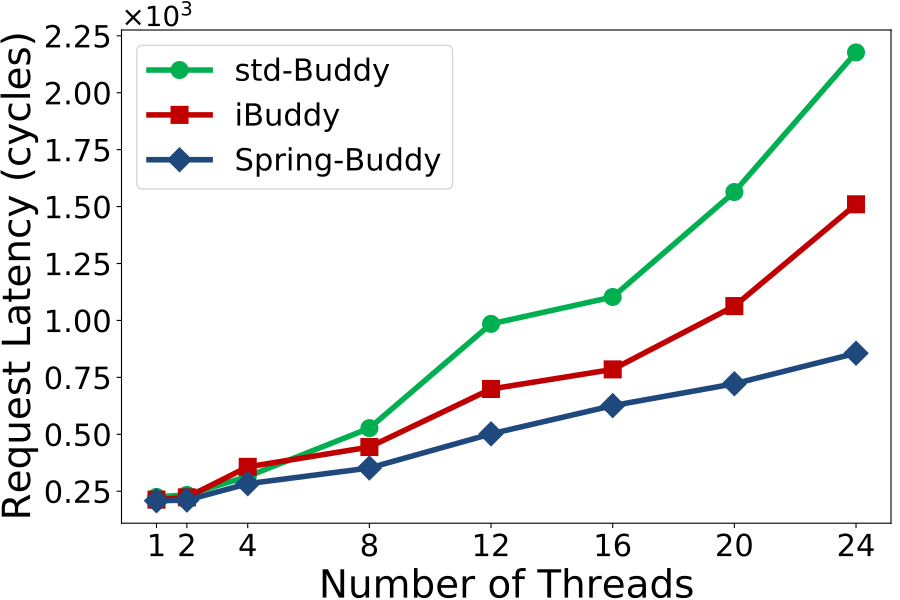

The Python source for this figure:
import sys,os
import matplotlib.pyplot as plt
import random

markerTable = {'iBuddy':'s', 'std-Buddy':'o', 'Spring-Buddy':'D'}
colorTable = {'iBuddy':'#C00000', 'std-Buddy':'#00B050', 'Spring-Buddy':'#1f497d'}


xArr = [1,2,4,8,12,16,20,24]
yDict = {
    "std-Buddy": [225, 234, 315, 527, 985, 1103, 1564, 2177],
    "iBuddy": [213, 223, 357, 444, 699, 785, 1063, 1510],
    "Spring-Buddy": [208, 211, 283, 352, 502, 626, 722, 856]
}

plt.figure(figsize=(9,6))

targetName = list(yDict.keys())

for i in range(len(targetName)):
    plt.plot(xArr, [num/1000.0 for num in yDict[targetName[i]]], label=targetName[i], linewidth=4, marker=markerTable[targetName[i]], color=colorTable[targetName[i]], markersize=12)

plt.legend(fontsize=22)
plt.xticks(fontsize=22)
plt.yticks(fontsize=22)
plt.xticks(xArr,xArr,fontsize=22)
plt.ylabel('Request Latency (cycles)', fontsize=28)
plt.xlabel('Number of Threads', fontsize=28)

xmin, xmax, ymin, ymax = plt.axis()
plt.text(xmin, ymax*1.005, r'$\times10^{%d}$'%(3),fontsize=20,ha='left')

plt.subplots_adjust(left=0.135, right=0.99, top=0.95, bottom=0.128)

plt.savefig('%s.pdf' % os.path.splitext(sys.argv[0])[0])

plt.show()
